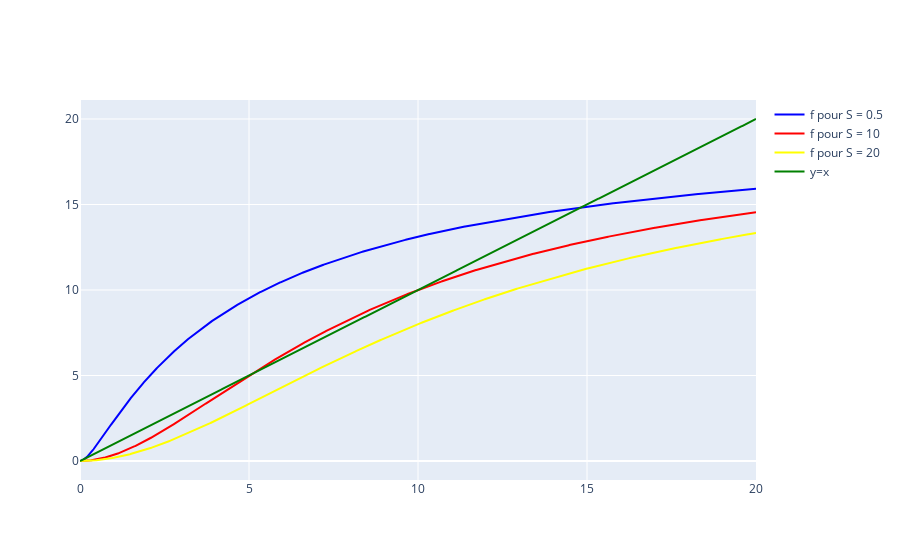

Notebook code cell kept with this figure:
### Markdown cell above
* **Question b**\
Tracer le graphe de la fonction $f$ associée à l&#8217;équation pour $S=0.5, 10, 20$ et identifier graphiquement les points stationnaires de cette équation.

### Code cell
# votre code
import numpy as np
import plotly.graph_objs as go
R = 4
M = 15
def f(x,S):
    return R*(x**2)/((R-1)*(x**2)/M + x + S)

x = np.linspace(0, 20, 2000)
S = [0.5,10,20]
y = [0, 0, 0]
for i in range(0,3):
    y[i] = f(x, S[i])


# Create the plot
fig = go.Figure()

# Add traces for phi2, phi3, and y=x
fig.add_trace(go.Scatter(x=x, y=y[0], mode='lines', name='f pour S = 0.5', line=dict(color='blue')))
fig.add_trace(go.Scatter(x=x, y=y[1], mode='lines', name='f pour S = 10', line=dict(color='red')))
fig.add_trace(go.Scatter(x=x, y=y[2], mode='lines', name='f pour S = 20', line=dict(color='yellow')))
fig.add_trace(go.Scatter(x=x, y=x, mode='lines', name='y=x', line=dict(color='green')))

fig.show()

### On voit graphiquement que :
# pour s=0,5 f admet deux points fixes: 0 et 15
# pour s=10 f admet comme point fixes: 0, 5 et 10
# pour s=20 f admet seulement 0 comme point fixe

### Figure 1 — Plotly figure (JSON) as saved in the notebook; plotly's stock layout.template omitted (floating-point values rounded to 4 significant figures; data arrays with more than 128 entries replaced by an {"elided": "..."} marker saying what was removed)
{"data": [{"line": {"color": "blue"}, "mode": "lines", "name": "f pour S = 0.5", "type": "scatter", "x": {"elided": "2000 float values"}, "y": {"elided": "2000 float values"}}, {"line": {"color": "red"}, "mode": "lines", "name": "f pour S = 10", "type": "scatter", "x": {"elided": "2000 float values"}, "y": {"elided": "2000 float values"}}, {"line": {"color": "yellow"}, "mode": "lines", "name": "f pour S = 20", "type": "scatter", "x": {"elided": "2000 float values"}, "y": {"elided": "2000 float values"}}, {"line": {"color": "green"}, "mode": "lines", "name": "y=x", "type": "scatter", "x": {"elided": "2000 float values"}, "y": {"elided": "2000 float values"}}], "layout": {}}
